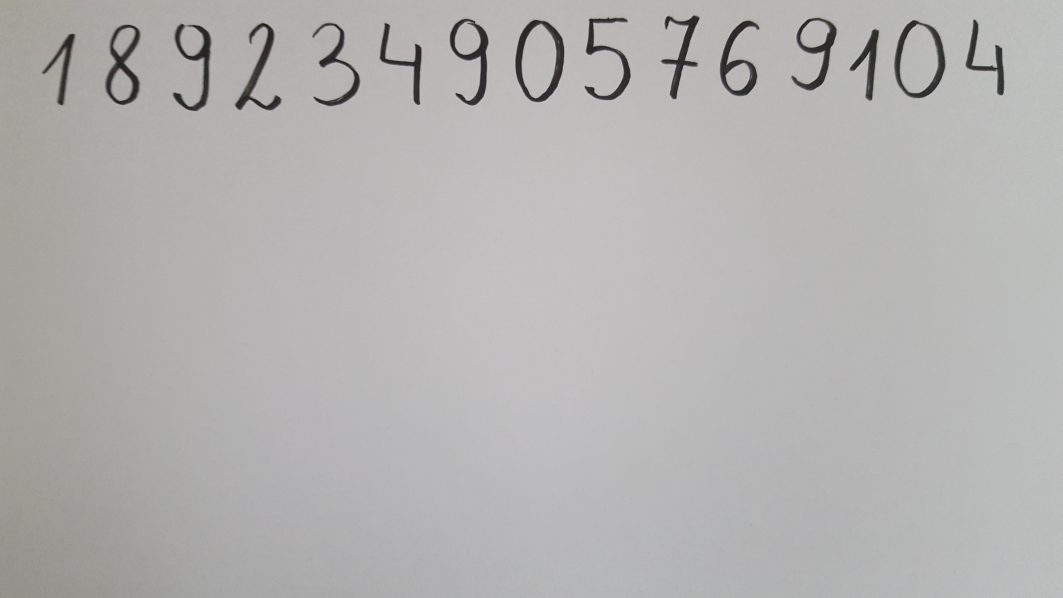
#> input picture obrazy/testowe_cyfry/testowe_cyfry.jpg, 5312 x 2988 px (shown at 1/5 size)
$ python equation_solver.py
#> lines starting #> are read from the running program, lines starting #| are printed output that depends on the picture; after the words box and inside, x2 and y2 are one past the last pixel; in counts of white or black regions, pixels touching at a corner belong together
import cv2
import numpy as np

# wykonuje operacje skalowania obrazu
def skalowanie_obrazu(skala, image):
    h = image.shape[0]
    w = image.shape[1]
    width_scaled = int(w*skala)
    height_scaled = int(h*skala)
    resized = cv2.resize(image, (width_scaled, height_scaled))
    return resized

# wykonuje szereg operacji przygotowywujacych obraz do dalszych operacji
def przygotowanie_obrazu(resized):
    # konwersja na czarno_bialy
    gray = cv2.cvtColor(resized, cv2.COLOR_BGR2GRAY)
    # usuniecie szumow
    blurred = cv2.GaussianBlur(gray, (3,3), 0)
    # progowanie
    thres = cv2.threshold(blurred, 125, 255, cv2.THRESH_BINARY_INV)[1]
    # dylatacja
    dylatacja = cv2.dilate(thres, kernel=cv2.getStructuringElement(cv2.MORPH_RECT,(3,3)), iterations = 1)
    # erozja
    erozja = cv2.erode(dylatacja, kernel=cv2.getStructuringElement(cv2.MORPH_RECT,(3,3)), iterations = 1)
    # dylatacja 2
    dylatacja_2 = cv2.dilate(erozja, kernel=cv2.getStructuringElement(cv2.MORPH_RECT,(3,3)), iterations = 1)
    # zamkniecie
    kernel = np.ones((4,4),np.uint8)
    closing = cv2.morphologyEx(dylatacja_2, cv2.MORPH_CLOSE, kernel)
    # erozja 2
    erozja_2 = cv2.erode(closing, kernel=cv2.getStructuringElement(cv2.MORPH_RECT,(2,2)), iterations = 1)
    # wykrywanie krawedzi
    obr_kraw = cv2.Canny(erozja_2, 100, 255)
    return obr_kraw

# sortuje kontury, tak zeby numeracja byla po kolei od lewej do prawej
def sortowanie_konturow(cnts):
	reverse = False
	i = 0
	boundingBoxes = [cv2.boundingRect(c) for c in cnts]
	(cnts, boundingBoxes) = zip(*sorted(zip(cnts, boundingBoxes), key=lambda b:b[1][i], reverse=reverse))
	return (cnts, boundingBoxes)

# znajduje obiekty i rysuje prostokat wokol nich
def znalezienie_obszaru(image, image_p):
    contours = cv2.findContours(image,cv2.RETR_EXTERNAL,cv2.CHAIN_APPROX_SIMPLE)[1]
    (contours, boundingBoxes) = sortowanie_konturow(contours)
    rects = [[0] * 4] * len(contours)
    for i in range (0, len(contours)):
        cnt = contours[i]
        x,y,w,h = cv2.boundingRect(cnt)
        rects[i] = cv2.boundingRect(cnt)
    return image, rects, contours

# znajduje obiekty i rysuje prostokat wokol nich, ale z najmniejszym polem, tzn. moga byc obrocone
def obszar_obrocony(image, image_p):
    contours = cv2.findContours(image,cv2.RETR_EXTERNAL,cv2.CHAIN_APPROX_SIMPLE)[1]
    rects = [[0] * 4] * len(contours)
    for i in range (0, len(contours)):
        cnt = contours[i]
        rect = cv2.minAreaRect(cnt)
        rects[i] = cv2.minAreaRect(cnt)
        box = cv2.boxPoints(rect)
        box = np.int0(box)
    return image, rects, contours

# szuka maksymalnej wysokosci prostokatow
def max_wysokosc(rects, czy_minarearect):
    h = 0
    if czy_minarearect==1:
        for i in range(0,len(rects)):
            if h<rects[i][1][1]:
                h = rects[i][1][1]
    elif czy_minarearect==0:
        for i in range(0,len(rects)):
            if h<rects[i][3]:
                h = rects[i][3]
    return h

# zwraca odleglosc y od obszaru
def odl_od_gory(rects, czy_minarearect):
    y_min = 1000
    for i in rects:
        if y_min>i[1]:
            y_min = i[1]
    return y_min

# na podstawie maksymalnej wysokosci prostokatow metoda dostosowuje rozmiar obrazu
def ten_sam_rozmiar(image, maxheight):
    oczekiwana_wysokosc = 100
    skala = oczekiwana_wysokosc/maxheight
    image = skalowanie_obrazu(skala, image)
    return image

# ucina obszar obrazu, na ktorym nie ma rownania
def bez_tla(image, max_h, min_y, x, x_2):
    uciety = image[min_y:min_y+max_h,x:x_2]
    return uciety

# transformata Hougha dla okręgów - nie uzywana
# [9 lines left out: function tr_okregi, not called in this run]

# tranformata Hougha P
def tr_linie(image):
    minLineLength = 10
    maxLineGap = 3
    lines = cv2.HoughLinesP(image,1,np.pi/180,10,minLineLength=minLineLength,maxLineGap=maxLineGap)
    return lines

def spr_cyfr_i_znakow(image_skalowane, rects):
    # tablica do przechawywania wykrytych cyfr i znakow
    tab = [0]*len(rects)
    """for j in range(len(rects)):
        tab[j][0]=1"""
    for i in range(len(rects)):
        (x, y, w, h) = rects[i]
        image_w_1 = image_skalowane[y-5:y+h+5,x-5:x+w+5]
        image_1 = przygotowanie_obrazu(image_w_1)
        # okrelenie czy w obszarze wystepuje kreska u gory
        linie = tr_linie(image_1.copy())
        czy_kreska_u_gory=0
        if linie is not None:
            for line in linie:
                x1, y1, x2, y2 = line[0]
                if (x1<15 and y1<15 and x2>30 and y2<15):
                    czy_kreska_u_gory=1
        # obliczenie pola prostokata
        area_rect = w*h
        # okreslenie dlugosci konturu
        contours_2 = cv2.findContours(image_1.copy(),cv2.RETR_LIST,cv2.CHAIN_APPROX_SIMPLE)[1]
        area_cnt = cv2.contourArea(contours_2[0])
        l_cnt = cv2.arcLength(contours_2[0],True)
        # obliczenie wspolczynnika smuklosci
        wsp_s = 0
        if area_cnt>10:
            wsp_s = l_cnt*l_cnt/(4*3.14*area_cnt)
        # okreslenie liczby konturow wewnetrznych
        contours_3 = cv2.findContours(image_1.copy(),cv2.RETR_CCOMP,cv2.CHAIN_APPROX_SIMPLE)[1]
        count = len(contours_3)/2-1
        # znalezienie kata pochylenia prostakata o najmniejszym polu obszaru
        kat = obszar_obrocony(image_1.copy(),image_1.copy())[1][0][2]
        # obliczenie stosunku szerokosci do dlugosci prostokata
        st_sz_dl = h/w
        # sprawdzenie czy istnieje kontur znajdujacy sie tylko na gorze lub tylko na dolu obszaru
        czy_na_dole=0
        czy_na_gorze=0
        for cn in contours_3:
            x_1,y_1,w_1,h_1 = cv2.boundingRect(cn)
            if (y_1<50 and w_1*h_1<1800):
                czy_na_gorze = 1
            if (y_1>=50 and w_1*h_1<1800):
                czy_na_dole = 1
        # warunki na cyfry
        if area_rect>2700:
            #if tab[i][0]==1:
                if(area_cnt>2000 and count==1):
                    print(str(0))
                    tab[i]="0"
                elif count==2:
                    print(str(8))
                    tab[i]="8"
                elif (count==1 and czy_na_gorze==1):
                    print(str(9))
                    tab[i]="9"
                elif (count==1 and czy_na_dole==1):
                    print(str(6))
                    tab[i]="6"
                elif czy_kreska_u_gory==1:
                    print(str(5))
                    tab[i]="5"
                elif (wsp_s<5.65 and wsp_s>1.8):
                    print(str(1))
                    tab[i]="1"
                elif (l_cnt>220 and l_cnt<300):
                    print(str(4))
                    tab[i]="4"
                elif (l_cnt>310 and l_cnt<360):
                    print(str(7))
                    tab[i]="7"
                elif (wsp_s<9 and wsp_s>6):
                    print(str(2))
                    tab[i]="2"
                elif (wsp_s<15 and wsp_s>9):
                    print(str(3))
                    tab[i]="3"
                else:
                    print("?")
        # warunki na znaki
        if area_rect<=2700:
            #if tab[i][0]==1:
                if st_sz_dl<0.3:
                    image_w_2 = image_skalowane[y-40:y+40,x-5:x+w+5]
                    image_2 = przygotowanie_obrazu(image_w_2)
                    contours_4 = cv2.findContours(image_2.copy(),cv2.RETR_LIST,cv2.CHAIN_APPROX_SIMPLE)[1]
                    count_1 = len(contours_4)/2
                    if count_1==1:
                        print("-")
                        tab[i]="-"
                    elif count_1==2:
                        print("=")
                        tab[i]="="
                elif area_rect<450:
                    image_w_2 = image_skalowane[y-60:y+60,x-5:x+w+5]
                    image_2 = przygotowanie_obrazu(image_w_2)
                    contours_4 = cv2.findContours(image_2.copy(),cv2.RETR_LIST,cv2.CHAIN_APPROX_SIMPLE)[1]
                    count_1 = len(contours_4)/2
                    if count_1==1:
                        print("*")
                        tab[i]="*"
                    elif count_1==2:
                        print(":")
                        tab[i]=":"
                elif((kat>38 and kat<52)or(kat>-52 and kat<-38)):
                    print("+")
                    tab[i]="+"
                else:
                    print("?")
    return tab

# deklaracje obrazow
testowe_cyfry = cv2.imread("obrazy/testowe_cyfry/testowe_cyfry.jpg")
#> testowe_cyfry is the input picture: shape (2988, 5312, 3); mean B, G, R 177.2, 178.1, 179
dzialanie_dod2= cv2.imread("obrazy/dzialania/dodawanie (2).jpg")
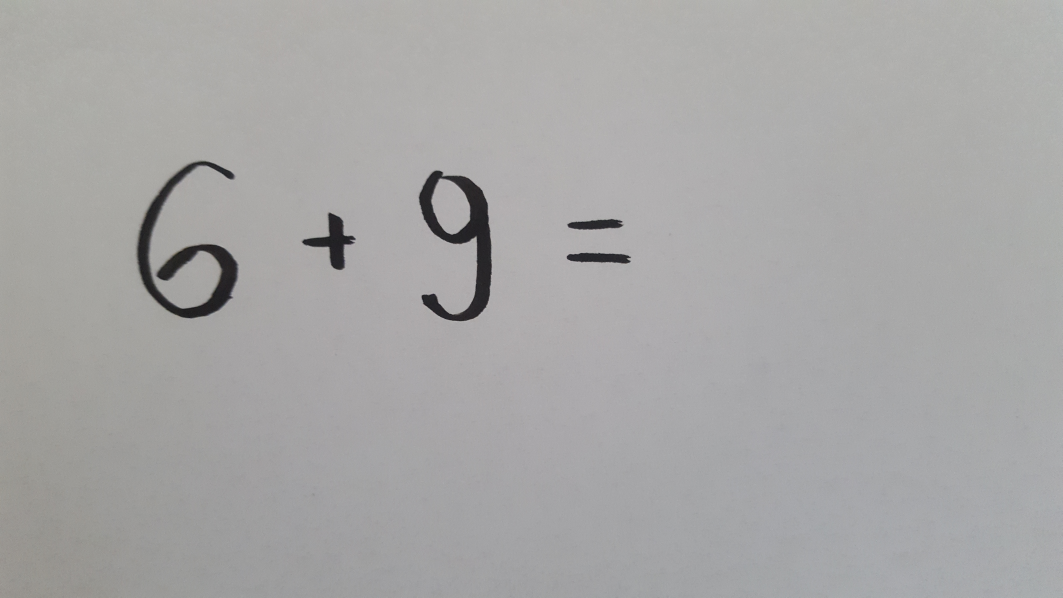
#> input picture obrazy/dzialania/dodawanie (2).jpg, 5312 x 2988 px (shown at 1/5 size)
#> dzialanie_dod2 is the input picture: shape (2988, 5312, 3); mean B, G, R 166.1, 166.5, 167.1
dzialanie_odj1 = cv2.imread("obrazy/dzialania/odejmowanie (1).jpg")
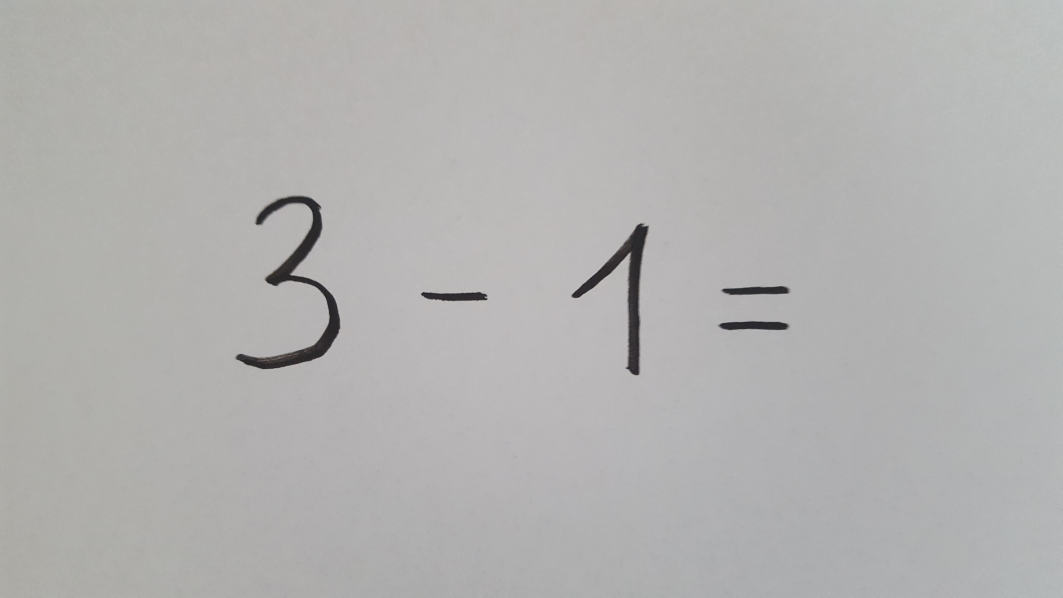
#> input picture obrazy/dzialania/odejmowanie (1).jpg, 5312 x 2988 px (shown at 1/5 size)
#> dzialanie_odj1 is the input picture: shape (2988, 5312, 3); mean B, G, R 176.8, 177.8, 178.4
dzialanie_mnz2 = cv2.imread("obrazy/dzialania/mnozenie (2).jpg")
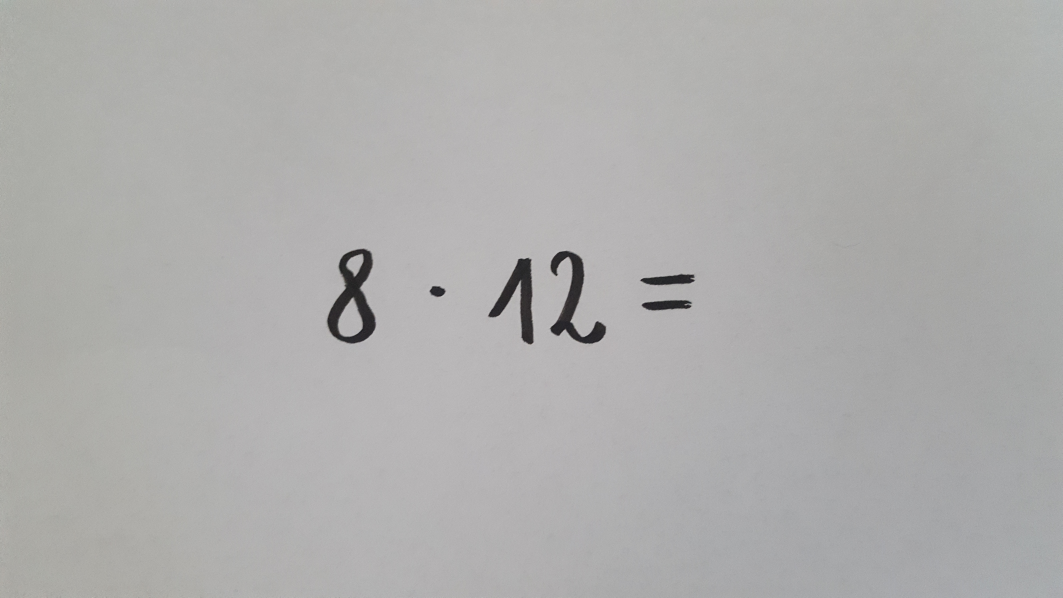
#> input picture obrazy/dzialania/mnozenie (2).jpg, 5312 x 2988 px (shown at 1/5 size)
#> dzialanie_mnz2 is the input picture: shape (2988, 5312, 3); mean B, G, R 172.9, 173.8, 174.3
dzialanie_dzl1 = cv2.imread("obrazy/dzialania/dzielenie (1).jpg")
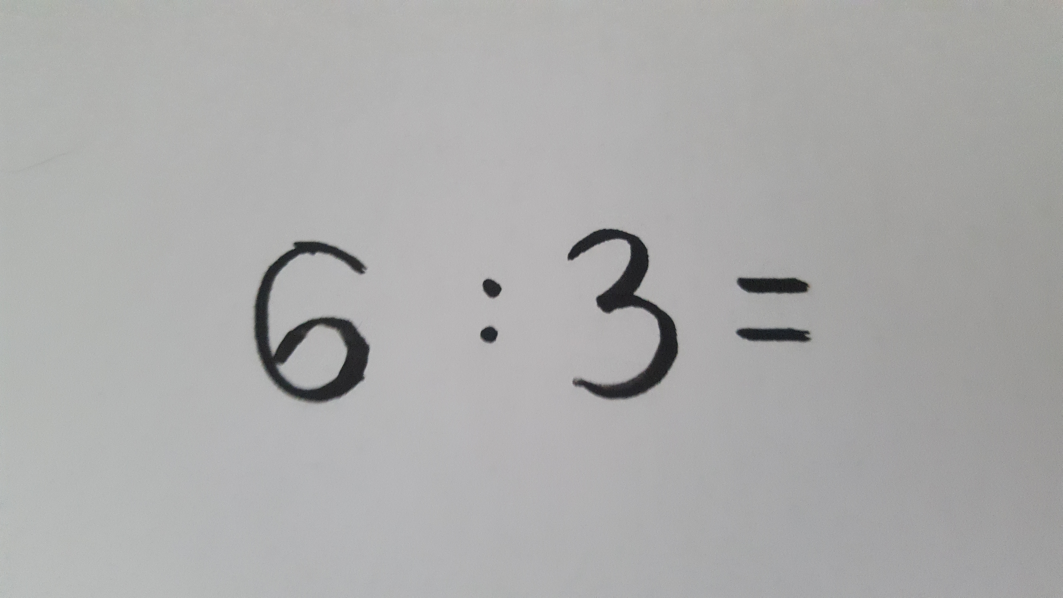
#> input picture obrazy/dzialania/dzielenie (1).jpg, 5312 x 2988 px (shown at 1/5 size)
#> dzialanie_dzl1 is the input picture: shape (2988, 5312, 3); mean B, G, R 170.9, 171.3, 171.3

# skalowanie obrazow
testowe_cyfry_skalowane = skalowanie_obrazu(0.1, testowe_cyfry)
dzialanie_dod2_skalowane = skalowanie_obrazu(0.1, dzialanie_dod2)
dzialanie_odj1_skalowane = skalowanie_obrazu(0.1, dzialanie_odj1)
dzialanie_mnz2_skalowane = skalowanie_obrazu(0.1, dzialanie_mnz2)
dzialanie_dzl1_skalowane = skalowanie_obrazu(0.1, dzialanie_dzl1)

# przygotowanie obrazow
testowe_cyfry_1 = przygotowanie_obrazu(testowe_cyfry_skalowane)
#> in przygotowanie_obrazu, `thres = cv2.threshold(blurred, 125, 255, cv2.THRESH_BINARY_INV)[1]`:
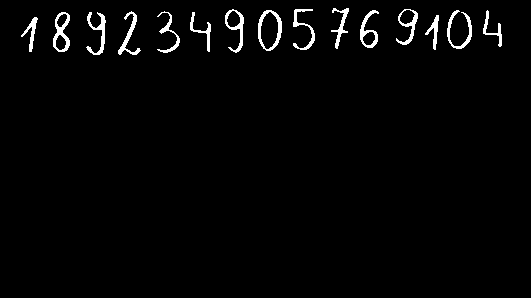
#> thres: shape (298, 531); 2.2% white; 15 white regions, largest, box (x1, y1, x2, y2) and area: (258, 10, 282, 51) 312, (53, 12, 70, 52) 299, (86, 12, 106, 55) 283
dzialanie_dod2_1 = przygotowanie_obrazu(dzialanie_dod2_skalowane)
#> in przygotowanie_obrazu (call 2), `obr_kraw = cv2.Canny(erozja_2, 100, 255)`:
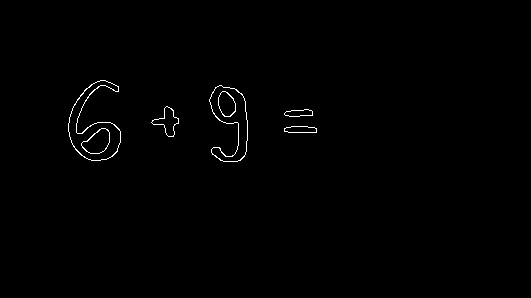
#> obr_kraw: shape (298, 531); 0.61% white in thin lines or dots, all inside (x1, y1, x2, y2) = (68, 80, 317, 162)
dzialanie_odj1_1 = przygotowanie_obrazu(dzialanie_odj1_skalowane)
#> in przygotowanie_obrazu (call 3), `erozja_2 = cv2.erode(closing, kernel=cv2.getStructuringElement(cv2.MOR..`:
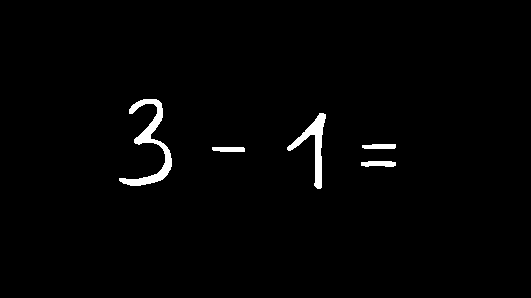
#> erozja_2: shape (298, 531); 1.6% white; 5 white regions, box (x1, y1, x2, y2) and area: (119, 99, 172, 186) 1170, (287, 113, 326, 189) 797, (361, 161, 396, 167) 177, (362, 144, 396, 149) 157, (212, 147, 245, 152) 155
dzialanie_mnz2_1 = przygotowanie_obrazu(dzialanie_mnz2_skalowane)
#> (the rest of the program and of its run is left out)
